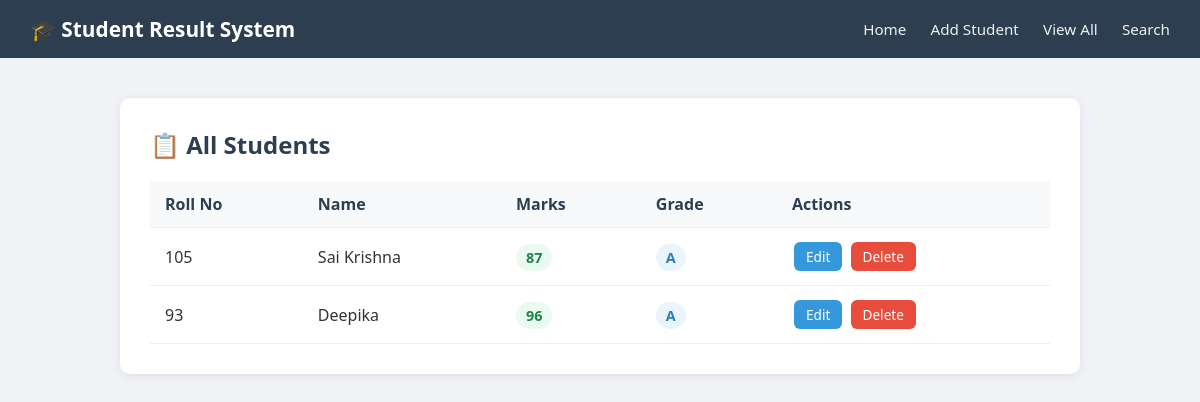
Before: /view with the older database file.
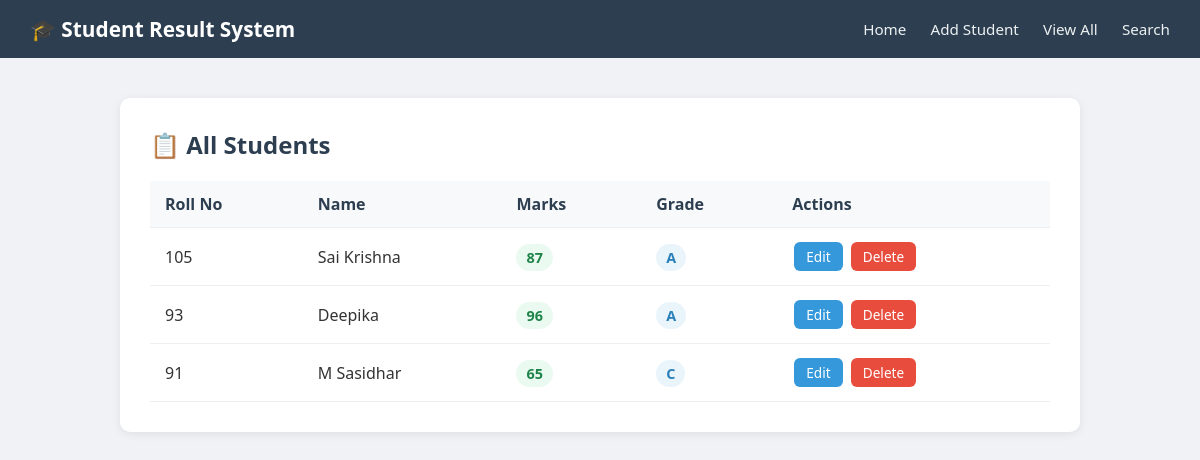
After: the same page with the newer database file.
### tables this page shows
CREATE TABLE students(
            id INTEGER PRIMARY KEY AUTOINCREMENT,
            roll_no TEXT NOT NULL UNIQUE,
            name TEXT NOT NULL,
            marks INTEGER NOT NULL,
            grade TEXT NOT NULL
        );

### app.py (the view)
@app.route('/view')
def view_students():
    students = get_students()
    return render_template('view_students.html', students = students)

### database.py (called while the page is built)
def get_connection():
    conn = sqlite3.connect(DB_PATH)
    conn.row_factory = sqlite3.Row
    return conn

def get_students():
    conn = get_connection()
    cursor = conn.cursor()
    cursor.execute('SELECT * FROM students')
    students = cursor.fetchall()
    conn.close()
    return students

### templates/view_students.html
{% extends 'base.html' %}
{% block content %}
<div class="table-container">
    <h2>📋 All Students</h2>
    {% if students %}
        <table>
            <thead>
                <tr>
                    <th>Roll No</th>
                    <th>Name</th>
                    <th>Marks</th>
                    <th>Grade</th>
                    <th>Actions</th>
                </tr>
            </thead>
            <tbody>
                {% for student in students %}
                <tr>
                    <td>{{ student['roll_no'] }}</td>
                    <td>{{ student['name'] }}</td>
                    <td>
                        <span class="marks-badge {% if student['marks'] >= 50 %}marks-pass{% else %}marks-fail{% endif %}">
                            {{ student['marks'] }}
                        </span>
                    </td>
                    <td>
                        <span class="grade-badge grade-{{ student['grade'] | lower | replace('+', 'plus') }}">
                            {{ student['grade'] }}
                        </span>
                    </td>
                    <td>
                        <a href="{{ url_for('update_student_route', roll_no=student['roll_no']) }}" class="btn btn-small">Edit</a>
                        <a href="{{ url_for('delete_student_route', roll_no=student['roll_no']) }}" class="btn btn-small btn-danger" onclick="return confirm('Are you sure you want to delete this student?')">Delete</a>
                    </td>
                </tr>
                {% endfor %}
            </tbody>
        </table>
    {% else %}
        <p class="empty-message">No students found. Add some students first!</p>
    {% endif %}
</div>
{% endblock %}

### templates/base.html (shortened to what this page needs)
<!DOCTYPE html>
<html lang="en">
<head>
    <link rel="stylesheet" href="{{ url_for('static', filename='style.css') }}">
</head>
<body>
    <nav>
        <div class="nav-brand">🎓 Student Result System</div>
        <div class="nav-links">
            <a href="{{ url_for('home') }}">Home</a>
            <a href="{{ url_for('add_student_route') }}">Add Student</a>
            <a href="{{ url_for('view_students') }}">View All</a>
            <a href="{{ url_for('search') }}">Search</a>
        </div>
    </nav>
    <div class="container">
        {% block content %}
        {% endblock %}
    </div>
</body>
</html>

### static/style.css (style rules this page uses)
* { margin: 0; padding: 0; box-sizing: border-box; }
body { font-family: 'Segoe UI', Tahoma, Geneva, Verdana, sans-serif; background-color: #f0f2f5; color: #333; }
nav { background-color: #2c3e50; padding: 15px 30px; display: flex; justify-content: space-between; align-items: center; }
.nav-brand { color: white; font-size: 1.3rem; font-weight: bold; }
.nav-links a { color: #ecf0f1; text-decoration: none; margin-left: 20px; font-size: 0.95rem; }
.container { max-width: 1000px; margin: 40px auto; padding: 0 20px; }
.btn { display: inline-block; background-color: #3498db; color: white; padding: 10px 20px; border: none; border-radius: 6px; cursor: pointer; text-decoration: none; font-size: 0.95rem; }
.btn-small { padding: 5px 12px; font-size: 0.85rem; margin: 2px; }
.btn-danger { background-color: #e74c3c; }
.table-container { background: white; padding: 30px; border-radius: 10px; box-shadow: 0 2px 10px rgba(0,0,0,0.08); }
.table-container h2 { margin-bottom: 20px; color: #2c3e50; }
table { width: 100%; border-collapse: collapse; }
th, td { padding: 12px 15px; text-align: left; border-bottom: 1px solid #eee; }
th { background-color: #f8f9fa; font-weight: 600; color: #2c3e50; }
.marks-badge { padding: 4px 10px; border-radius: 20px; font-weight: 600; font-size: 0.9rem; }
.marks-pass { background-color: #eafaf1; color: #1e8449; }
.grade-badge { padding: 4px 10px; border-radius: 20px; font-weight: 600; font-size: 0.9rem; background-color: #eaf4fb; color: #2980b9; }

Changed rows visible on the page:
added students: roll_no "91", name "M Sasidhar", marks "65", grade "C"
